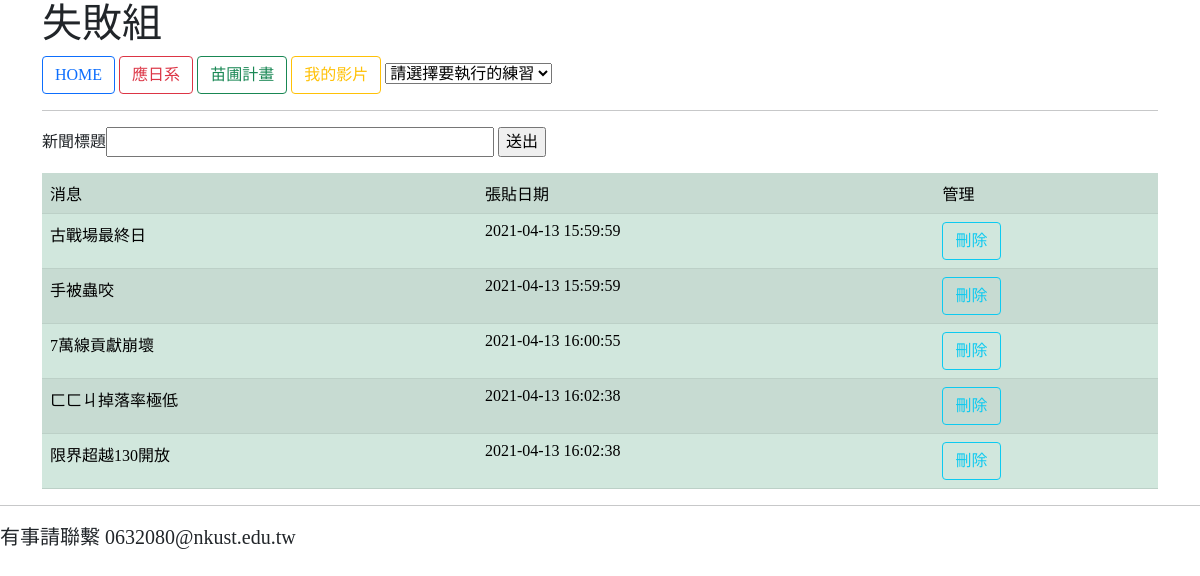
The app's page /, older data.
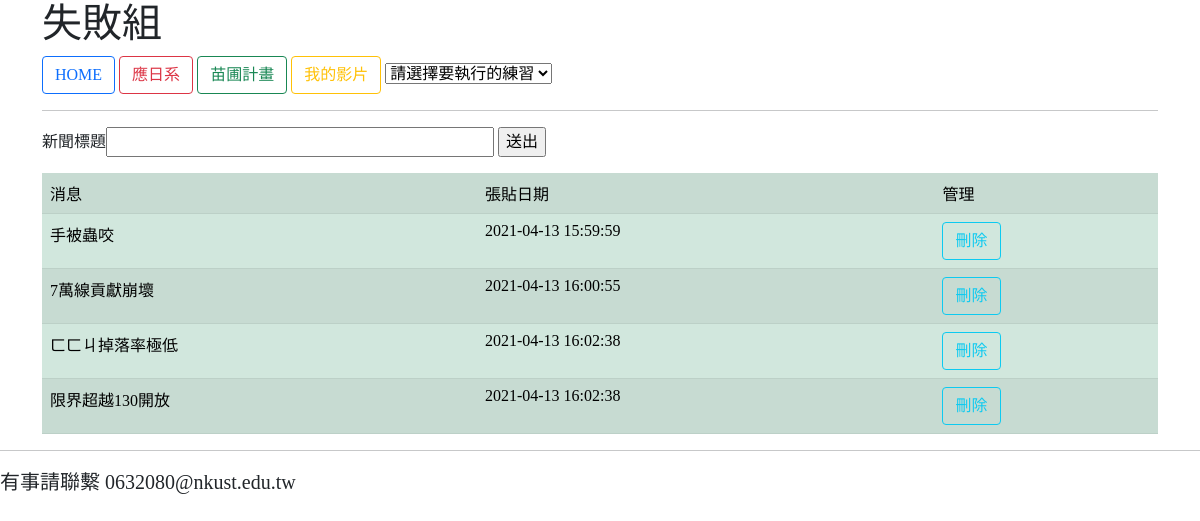
The same page, newer data.
### tables this page shows
CREATE TABLE `news` (
  `id` int(11) NOT NULL,
  `title` varchar(40) NOT NULL,
  `created` datetime NOT NULL DEFAULT CURRENT_TIMESTAMP
);

### index.php (the view, shortened to what this page needs)
<?php include("header.php"); ?>
<div class="container">
<?php include("menu.php"); ?>
<?php include("detabase.php");
$sql = "SELECT * FROM news";
$result = $conn->query($sql);
?>
<form action="addtitle.php" method ="POST">
  新聞標題<input type=txt size=40 name=title>
  <input type =submit value ="送出">
</form>
<?php
if ($result->num_rows > 0) {
  echo "<table class='table table-success table-striped'>";
  echo "<tr><td>消息</td><td>張貼日期</td><td>管理</td></tr>";
  while($row = $result->fetch_assoc()) {
  	echo "<tr>";
	  	echo "<td>" . $row["title"]. "</td>";
	  	echo "<td>" . $row["created"]. "</td>";
      echo "<td><a class='btn btn-outline-info bth-sm'href='delete.php?target=" . $row["id"] . "'>刪除</a></td>";
    echo "</tr>";
  }
  echo "</table>";
} else {
  echo "0 results";
}
?>
</div>
<?php include("footer.php"); ?>

Row changes from the older to the newer data that the page shows:
removed news: title "古戰場最終日", created "2021-04-13 15:59:59"
